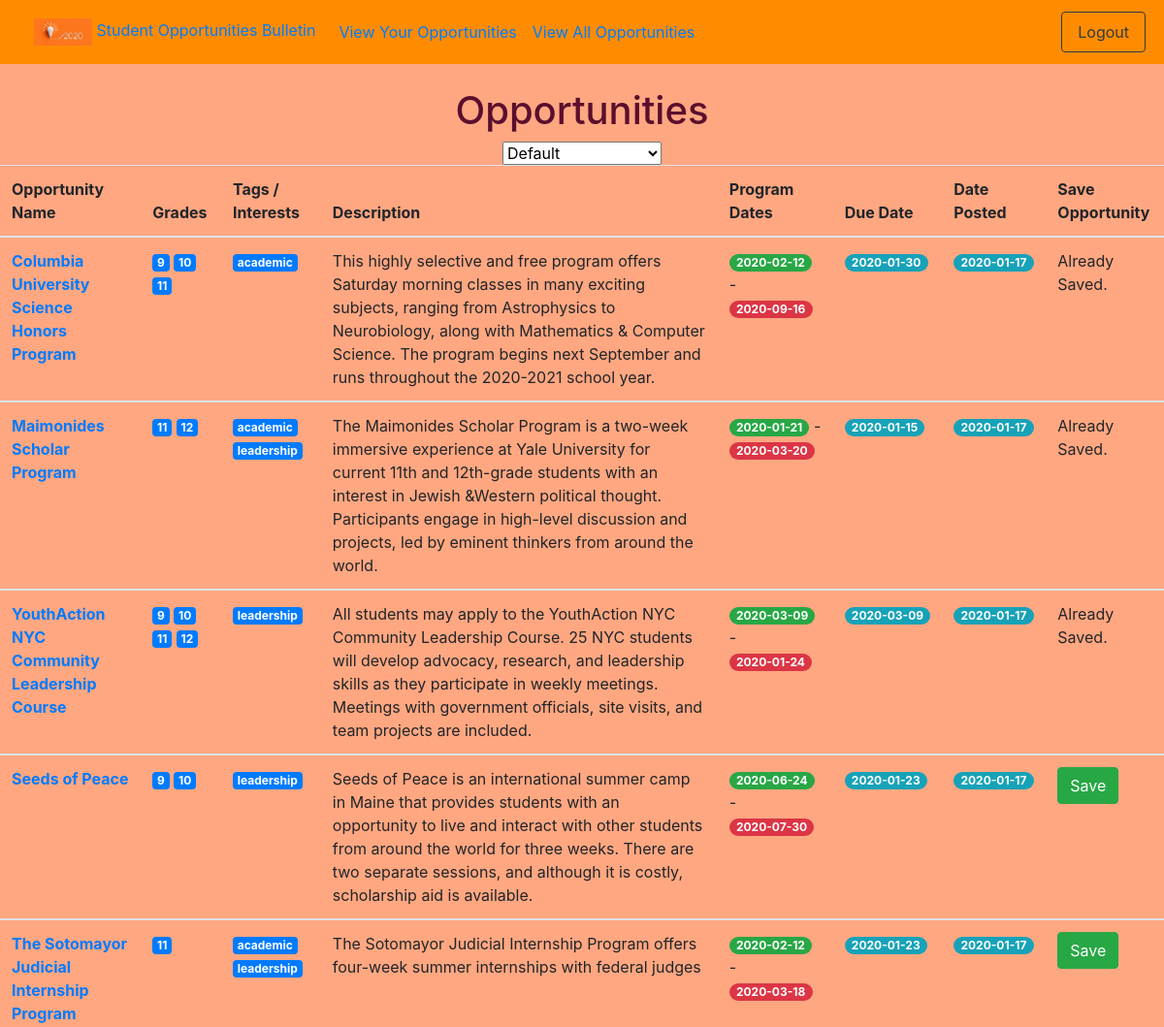
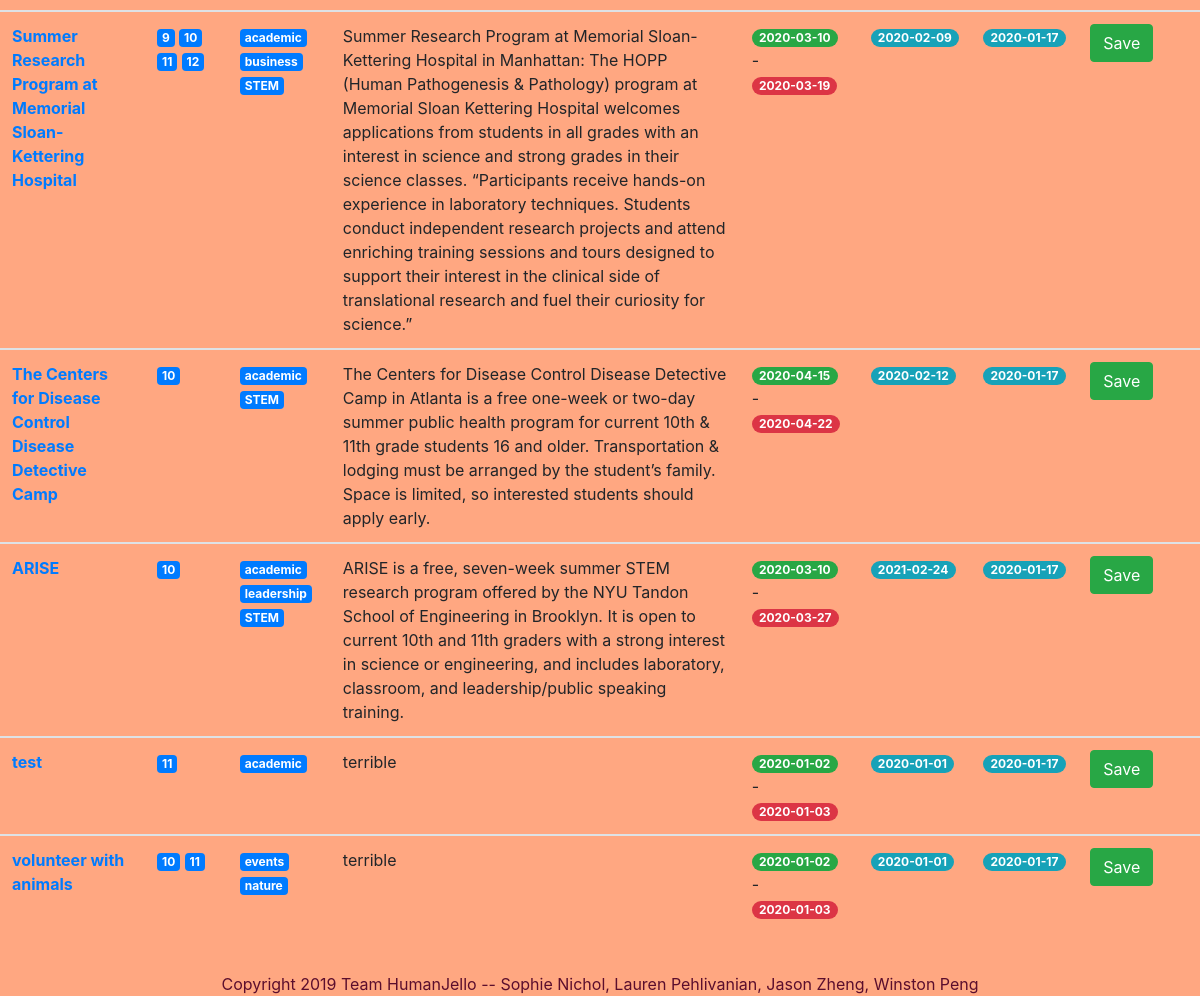
The app's page /allOps (signed in) with its own data (2 pictures, top to bottom).
### tables this page shows
CREATE TABLE opportunities (
                opid INTEGER PRIMARY KEY,
                name TEXT,
                events BOOLEAN,
                academic BOOLEAN,
                business BOOLEAN,
                community_service BOOLEAN,
                leadership BOOLEAN,
                museums BOOLEAN,
                nature BOOLEAN,
                stem BOOLEAN,
                humanities BOOLEAN,
                scholarships BOOLEAN,
                description TEXT,
                link TEXT,
                cost INTEGER,
                gr9 BOOLEAN,
                gr10 BOOLEAN,
                gr11 BOOLEAN,
                gr12 BOOLEAN,
                location TEXT,
                duedate TEXT,
                posted TEXT,
                start_date TEXT,
                end_date TEXT,
                notes TEXT
                );

### app.py (the view)
@app.route("/allOps")
def allOps():
    if checkAuth():
        collection = dbfunctions.getAllOps(c)
        print(collection)
        myOpids = dbfunctions.getStuSavedOpids(c, session['username'])
        print("MY OPIDS: ", myOpids)
        for i in range(len(myOpids)):
            myOpids[i] = int(myOpids[i] or 0)
        return render_template('allOps.html', op_list = collection , my_opids =myOpids, admin=isAdmin())
    return redirect(url_for('root'))

### app.py (called while the page is built)
def checkAuth(): #checks if the user is logged in
    if "username" in session:
        return True
    else:
        return False

def isAdmin():
    return session['admin']

### utl/dbfunctions.py (called while the page is built)
def getAllOps(c):
    c.execute("SELECT * FROM opportunities;")
    all = c.fetchall()
    return all

def getStuSavedOpids(c, username):
    c.execute("SELECT saved FROM users WHERE username = ?;", (username, ))
    saved = c.fetchone()[0]
    if saved == None:
        return []
    out = saved.split(",")
    print(saved, out)
    return out

### templates/allOps.html (shortened to what this page needs)
{% extends "base.html" %}
{% block body %}
<br>
<div align="center">
  <h1> Opportunities </h1>
  <select class="mdb-select md-form" id="order">
    <option value="default">Default</option>
  </select>
  <table class="table">
    <thead>
      <tr>
        <th scope="col">Opportunity Name</th>
        <th scope="col">Grades</th>
        <th scope="col">Tags / Interests</th>
        <th scope="col">Description</th>
        <th scope="col">Program Dates</th>
        <th scope="col">Due Date</th>
        <th scope="col">Date Posted</th>
        {% if admin %}
        <th scope="col">Edit</th>
        <th scope="col">Delete</th>
        {% else %}
        <th scope="col">Save Opportunity</th>
        {% endif %}
      </tr>
    </thead>
    {% for item in op_list %}
    <tbody>
      <tr>
        <th scope="row"><a href = "/view/{{item[0]}}">{{item[1]}}</a></th>
        <td>
          {% if item[15] %}<span class="badge badge-primary">9</span>{% endif %}
          {% if item[16] %}<span class="badge badge-primary">10</span>{% endif %}
          {% if item[17] %}<span class="badge badge-primary">11</span>{% endif %}
          {% if item[18] %}<span class="badge badge-primary">12</span>{% endif %}
        </td>
        <td>
          {% if item[2] %}<span class="badge badge-primary">events</span>{% endif %}
          {% if item[3] %}<span class="badge badge-primary">academic</span>{% endif %}
          {% if item[4] %}<span class="badge badge-primary">business</span>{% endif %}
          {% if item[6] %}<span class="badge badge-primary">leadership</span>{% endif %}
          {% if item[8] %}<span class="badge badge-primary">nature</span>{% endif %}
          {% if item[9] %}<span class="badge badge-primary">STEM</span>{% endif %}
        </td>
        <td><div style="overflow-y: scrollable;">{{item[12]}}</div></td>
        <td><span class="badge badge-pill badge-success">{{item[22]}}</span> -
            <span class="badge badge-pill badge-danger">{{item[23]}}</span>
        </td>
        <td><span class="badge badge-pill badge-info">{{item[20]}}</span></td>
        <td><span class="badge badge-pill badge-info">{{item[21]}}</span></td>
        {% if admin %}
        <td><a href="/editOpp/{{item[0]}}" class="btn btn-warning" role="button">Edit</a></td>
        <td><a href="/delOpp/{{item[0]}}" class="btn btn-danger" role="button">Delete</a></td>
        {% else %}
          {% if item[0] not in my_opids %}
            <td><a href="/saveOpp/{{item[0]}}/allOps" class="btn btn-success save" role="button">Save</a></td>
          {% else %}
            <td>Already Saved.</td>
          {% endif %}
        {% endif %}
      {% endfor %}
    </tbody>
  </table>
  <br>
</div>
{% endblock %}

### records on screen
opportunities: name "Columbia University Science Honors Program", gr9 "9", gr10 "10", gr11 "11", academic "academic", description "This highly selective and free program offers Saturday morning classes in many exciting subjects, ranging from Astrophysics to Neurobiology, along with Mathematics & Computer Science. The program begins next September and runs throughout the 2020-2021 school year.", start_date "2020-02-12", end_date "2020-09-16", duedate "2020-01-30", posted "2020-01-17", shows "Already Saved."
opportunities: name "Maimonides Scholar Program", gr11 "11", gr12 "12", academic "academic", leadership "leadership", description "The Maimonides Scholar Program is a two-week immersive experience at Yale University for current 11th and 12th-grade students with an interest in Jewish &Western political thought. Participants engage in high-level discussion and projects, led by eminent thinkers from around the world.", start_date "2020-01-21", end_date "2020-03-20", duedate "2020-01-15", posted "2020-01-17", shows "Already Saved."
opportunities: name "YouthAction NYC Community Leadership Course", gr9 "9", gr10 "10", gr11 "11", gr12 "12", leadership "leadership", description "All students may apply to the YouthAction NYC Community Leadership Course. 25 NYC students will develop advocacy, research, and leadership skills as they participate in weekly meetings. Meetings with government officials, site visits, and team projects are included.", start_date "2020-03-09", end_date "2020-01-24", duedate "2020-03-09", posted "2020-01-17", shows "Already Saved."
opportunities: name "Seeds of Peace", gr9 "9", gr10 "10", leadership "leadership", description "Seeds of Peace is an international summer camp in Maine that provides students with an opportunity to live and interact with other students from around the world for three weeks. There are two separate sessions, and although it is costly, scholarship aid is available.", start_date "2020-06-24", end_date "2020-07-30", duedate "2020-01-23", posted "2020-01-17"
opportunities: name "The Sotomayor Judicial Internship Program", gr11 "11", academic "academic", leadership "leadership", description "The Sotomayor Judicial Internship Program offers four-week summer internships with federal judges", start_date "2020-02-12", end_date "2020-03-18", duedate "2020-01-23", posted "2020-01-17"
opportunities: name "Summer Research Program at Memorial Sloan-Kettering Hospital", gr9 "9", gr10 "10", gr11 "11", gr12 "12", academic "academic", business "business", stem "STEM", description "Summer Research Program at Memorial Sloan-Kettering Hospital in Manhattan: The HOPP (Human Pathogenesis & Pathology) program at Memorial Sloan Kettering Hospital welcomes applications from students in all grades with an interest in science and strong grades in their science classes. “Participants receive hands-on experience in laboratory techniques. Students conduct independent research projects and attend enriching training sessions and tours designed to support their interest in the clinical side of translational research and fuel their curiosity for science.”", start_date "2020-03-10", end_date "2020-03-19", duedate "2020-02-09", posted "2020-01-17"
opportunities: name "The Centers for Disease Control Disease Detective Camp", gr10 "10", academic "academic", stem "STEM", description "The Centers for Disease Control Disease Detective Camp in Atlanta is a free one-week or two-day summer public health program for current 10th & 11th grade students 16 and older. Transportation & lodging must be arranged by the student’s family. Space is limited, so interested students should apply early.", start_date "2020-04-15", end_date "2020-04-22", duedate "2020-02-12", posted "2020-01-17"
opportunities: name "ARISE", gr10 "10", academic "academic", leadership "leadership", stem "STEM", description "ARISE is a free, seven-week summer STEM research program offered by the NYU Tandon School of Engineering in Brooklyn. It is open to current 10th and 11th graders with a strong interest in science or engineering, and includes laboratory, classroom, and leadership/public speaking training.", start_date "2020-03-10", end_date "2020-03-27", duedate "2021-02-24", posted "2020-01-17"
opportunities: name "test", gr11 "11", academic "academic", description "terrible", start_date "2020-01-02", end_date "2020-01-03", duedate "2020-01-01", posted "2020-01-17"
opportunities: name "volunteer with animals", gr10 "10", gr11 "11", events "events", nature "nature", description "terrible", start_date "2020-01-02", end_date "2020-01-03", duedate "2020-01-01", posted "2020-01-17"
